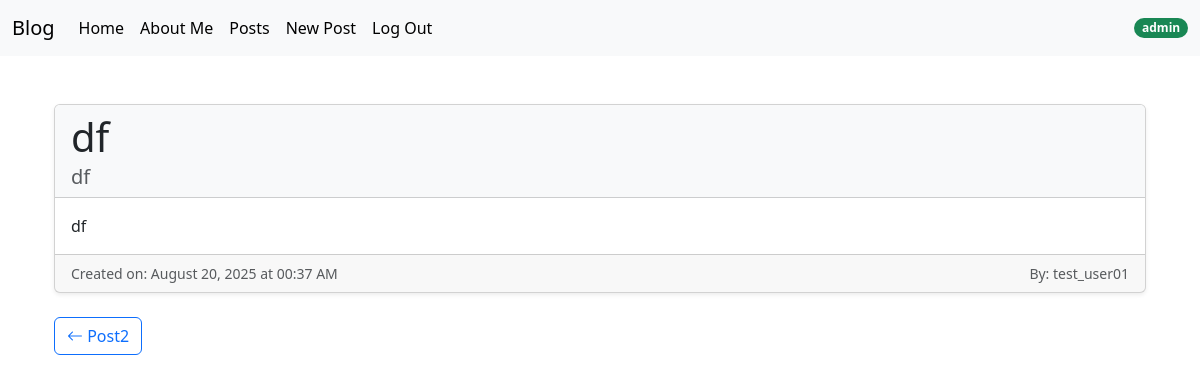
The app's page /posts/4/ (signed in) with its own data.
### posts/models.py (models this page shows, shortened)
class Post(models.Model):
    title = models.CharField(max_length=128)
    subtitle = models.CharField(max_length=256)
    body = models.TextField()
    author = models.ForeignKey(
        get_user_model(),
        on_delete=models.CASCADE
    )
    status = models.ForeignKey(
        Status,
        on_delete=models.CASCADE
    )
    created_on = models.DateTimeField(auto_now_add=True)
    def __str__(self):
        return self.title

### posts/views.py (the view)
# urls.py: path("<int:pk>/", PostDetailView.as_view(), name="post_detail"),
class PostDetailView(LoginRequiredMixin, UserPassesTestMixin, DetailView):
    template_name = "posts/details.html"
    model = Post
    context_object_name = "single_post"
    def test_func(self):
        post = self.get_object()
        if post.status.name == "archived":
            if self.request.user.is_authenticated:
                return True
        elif post.status.name == "draft":
            if self.request.user.is_authenticated:
                return self.request.user == post.author
            return False
        else:
            return True
    def get_context_data(self, **kwargs):
        context = super().get_context_data(**kwargs)
        selected_post = self.object
        status = Status.objects.get(name="published")
        context['prev_post'] = Post.objects.filter(id__lt=selected_post.id)\
                                           .filter(status=status)\
                                           .order_by('-created_on')\
                                           .first()
        context['next_post'] = Post.objects.filter(id__gt=selected_post.id)\
                                           .filter(status=status)\
                                           .order_by('created_on')\
                                           .first()
        return context

### templates/posts/details.html (shortened to what this page needs)
{% extends 'base.html' %}
{% block content %}
    <div class="container">
        <div class="container mt-5">
            <div class="card shadow-sm">
                <div class="card-header bg-light">
                    <h1 class="card-title">{{single_post.title}}</h1>
                    <h5 class="card-subtitle text-muted">{{single_post.subtitle}}</h5>
                </div>
                <div class="card-body">
                    {{single_post|safe}}
                </div>
                <div class="card-footer d-flex justify-content-between text-muted">
                    <small>Created on: {{single_post.created_on|date:"F d, Y \a\t H:i A"}}</small>
                    <small>By: {{single_post.author.username}}</small>
                </div>
            </div>
            <div class="mt-4 d-flex justify-content-between">
                {% if prev_post %}
                    <a href="{% url 'post_detail' prev_post.id %}" class="btn btn-outline-primary">
                        <i class="bi bi-arrow-left"></i> {{prev_post.title}}
                    </a>
                {% endif %}
            </div>
        </div>
    </div>
{% endblock %}

### templates/navbar.html (shortened to what this page needs)
{% load static %}
<nav class="navbar navbar-expand-lg bg-body-tertiary">
  <div class="container-fluid">
    <a class="navbar-brand" href="{% url 'home' %}">Blog</a>
    <div class="collapse navbar-collapse" id="navbarSupportedContent">
      <ul class="navbar-nav me-auto mb-2 mb-lg-0">
        <li class="nav-item">
          <a
            class="nav-link active"
            aria-current="page"
            href="{% url 'homeTwo' %}"
            >Home</a
          >
        </li>
        <li class="nav-item">
          <a class="nav-link active" href="{% url 'about' %}">About Me</a>
        </li>
        <li class="nav-item">
          <a class="nav-link active" href="{% url 'post_list' %}">Posts</a>
        </li>
        {% if user.is_authenticated %}
        <li class="nav-item">
          <a class="nav-link active" href="{% url 'new_post' %}">New Post</a>
        </li>
        <li class="nav-item">
          <form method="post" action="{% url 'account_logout' %}">
            <input type="submit" class="nav-link active" value="Log Out"></input>
          </form>
          </li>
        {% endif %}
      </ul>
      {% if user.is_authenticated %}
        <div class="d-flex">
          <span class="badge rounded-pill text-bg-success">{{user}}</span>
        </div>
      {% endif %}
    </div>
  </div>
</nav>

### records on screen
Post: title "df", subtitle "df", created_on "August 20, 2025 at 00:37 AM", author.username "test_user01"
Post: title "Post2"

### other values on screen
{{ user }} "admin"
